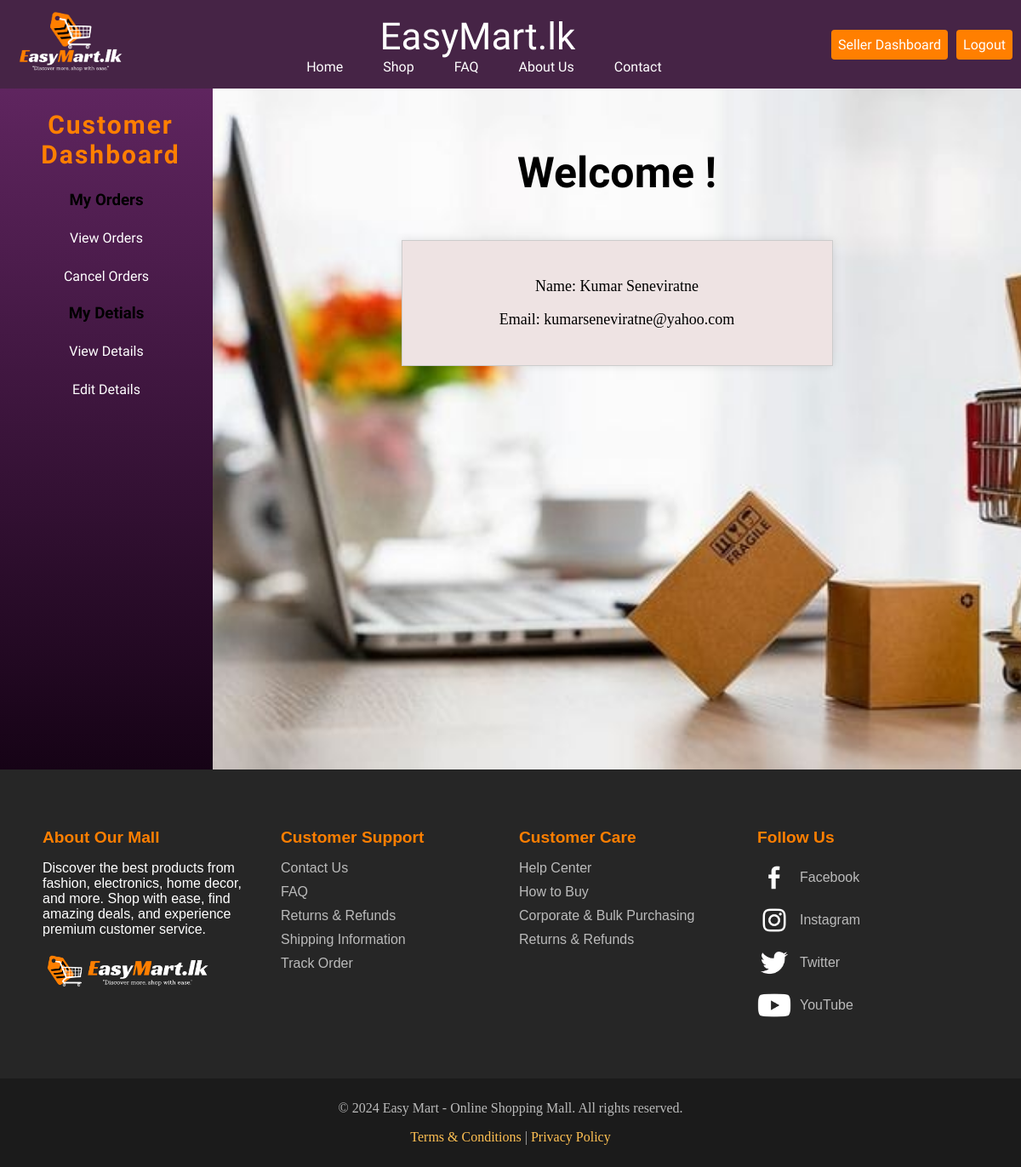
Page /customer_dashboard.php (signed in) on the committed database.
### tables this page shows
CREATE TABLE `user` (
  `user_id` int(11) NOT NULL,
  `firstName` varchar(50) DEFAULT NULL,
  `lastName` varchar(50) DEFAULT NULL,
  `email` varchar(100) DEFAULT NULL,
  `password` varchar(255) DEFAULT NULL,
  `phone_number` varchar(15) DEFAULT NULL,
  `address` varchar(255) DEFAULT NULL,
  `account_type` enum('customer','seller') DEFAULT NULL
);

### customer_dashboard.php (the view, shortened to what this page needs)
<?php
require 'connect.php';
$user_id = $_SESSION['user_id'];
?>
<!DOCTYPE html>
<html lang="en">
<head>
    <link rel="stylesheet" href="css/dashboard.css">
</head>
<body>
    <?php include "header.php" ?>
    <div class="box1">
        <div class="box2">
            <div class="sidebar">
                <h2 class="naviTitle">Customer Dashboard</h2>
                <ul id="menu">
                    <h3 class="title">My Orders</h3>
                    <p><a href="customer_dashboard/view_orders.php">View Orders</a></p>
                    <p><a href="customer_dashboard/cancel_order.php">Cancel Orders</a></p>
                    <h3 class="title">My Detials</h3>
                    <p><a href="customer_dashboard/view_details.php">View Details</a></p>
                    <p><a href="customer_dashboard/edit_details.php">Edit Details</a></p>
                </ul>
            </div>
            <div class="main-content">
                <h3 class="details_Title">Welcome !</h3>
                    <div id="details">
                        <?php
                        $user_query = "SELECT firstName, lastName, email FROM `User` WHERE user_id = '$user_id'";
                        $user_result = $conn->query($user_query);
                        $user = $user_result->fetch_assoc();
                        echo "<p>Name: " . $user['firstName'] . " " . $user['lastName'] . "</p>";
                        echo "<p>Email: " . $user['email'] . "</p>";
                        ?>
                    </div>
            </div>
        </div>
    </div>
    <?php include "footer.php" ?>
</body>
</html>

### css/dashboard.css (style rules this page uses)
body { margin: 0; padding: 0; }
.box1 { background-color: #f0f0f0; width: 100%; min-height: 100vh; margin: auto; display: flex; flex-direction: column; }
.box2 { display: flex; flex-grow: 1; height: auto; }
.naviTitle { font-size: 30px; font-weight: bold; color: #ff7f00; text-align: center; margin-left: 10px; letter-spacing: 2px; font-family: 'racing sans one'; }
h2, #menu { text-align: center; font-family: 'Doppio One', sans-serif; }
.sidebar { background: linear-gradient(to bottom, #5f255f, #160316); width: 250px; }
.sidebar ul { list-style-type: none; padding: 0; }
.sidebar a { color: white; text-decoration: none; display: block; padding: 5px; transition: background-color 0.3s ease; }
.main-content { flex-grow: 1; background-image: url(../images/dashboardBackground.jpg); background-repeat: no-repeat; background-size: cover; padding: 20px; text-align: center; }
#details { background-color: #eee3e3; padding: 25px; border: 1px solid #ccc; box-shadow: 0 0 10px rgba(0, 0, 0, 0.1); margin: 20px auto; width: 50%; font-size: 18px; }
.details_Title { font-size: 50px; font-family: 'Doppio One', sans-serif; ; }

### css/header.css (style rules this page uses)
body { margin: 0; }

### rows in the picture
user: firstName "Kumar", lastName "Seneviratne", email "kumarseneviratne@yahoo.com"
